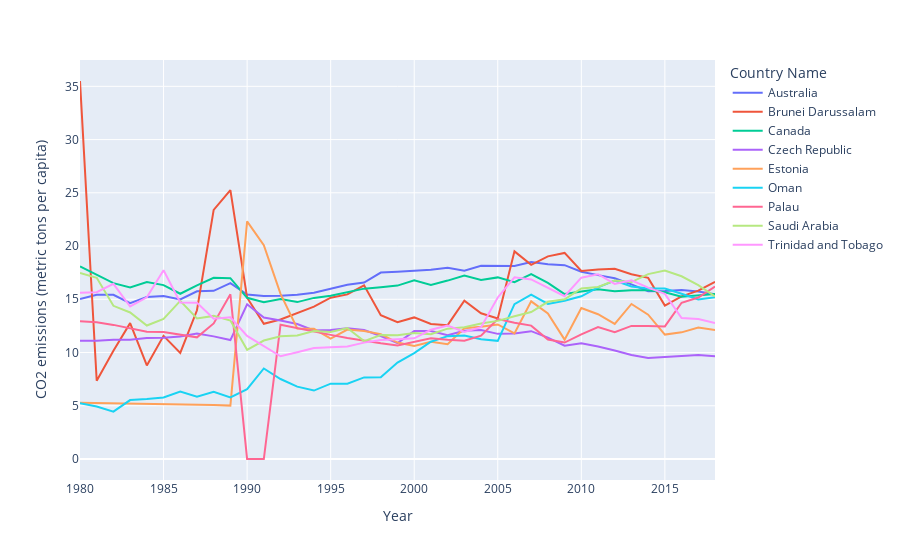

The code cell stored with this chart in its notebook:
### Code cell
fig = px.line(get_df_viz(df_worldbank_imputed, cluster_result_co2_emissions_per_capita, 5), 
              x="Year", 
              y=feat_list[0], 
              color='Country Name')
fig.show()

### Figure 1 — Plotly figure (JSON) as saved in the notebook; plotly's stock layout.template omitted (floating-point values rounded to 4 significant figures)
{"data": [{"hovertemplate": "Country Name=Australia<br>Year=%{x}<br>CO2 emissions (metric tons per capita)=%{y}<extra></extra>", "legendgroup": "Australia", "line": {"color": "#636efa", "dash": "solid"}, "marker": {"symbol": "circle"}, "mode": "lines", "name": "Australia", "orientation": "v", "showlegend": true, "type": "scatter", "x": [1980, 1981, 1982, 1983, 1984, 1985, 1986, 1987, 1988, 1989, 1990, 1991, 1992, 1993, 1994, 1995, 1996, 1997, 1998, 1999, 2000, 2001, 2002, 2003, 2004, 2005, 2006, 2007, 2008, 2009, 2010, 2011, 2012, 2013, 2014, 2015, 2016, 2017, 2018], "xaxis": "x", "y": [15.02, 15.43, 15.42, 14.64, 15.22, 15.31, 14.98, 15.75, 15.8, 16.52, 15.45, 15.32, 15.34, 15.42, 15.61, 15.99, 16.36, 16.57, 17.51, 17.6, 17.69, 17.77, 17.96, 17.69, 18.15, 18.12, 18.12, 18.5, 18.28, 18.21, 17.58, 17.27, 16.97, 16.4, 15.76, 15.79, 15.87, 15.74, 15.48], "yaxis": "y"}, {"hovertemplate": "Country Name=Brunei Darussalam<br>Year=%{x}<br>CO2 emissions (metric tons per capita)=%{y}<extra></extra>", "legendgroup": "Brunei Darussalam", "line": {"color": "#EF553B", "dash": "solid"}, "marker": {"symbol": "circle"}, "mode": "lines", "name": "Brunei Darussalam", "orientation": "v", "showlegend": true, "type": "scatter", "x": [1980, 1981, 1982, 1983, 1984, 1985, 1986, 1987, 1988, 1989, 1990, 1991, 1992, 1993, 1994, 1995, 1996, 1997, 1998, 1999, 2000, 2001, 2002, 2003, 2004, 2005, 2006, 2007, 2008, 2009, 2010, 2011, 2012, 2013, 2014, 2015, 2016, 2017, 2018], "xaxis": "x", "y": [35.5, 7.351, 10.16, 12.76, 8.79, 11.57, 9.957, 13.97, 23.39, 25.24, 15.15, 12.7, 13.11, 13.74, 14.3, 15.15, 15.46, 16.32, 13.51, 12.84, 13.3, 12.68, 12.57, 14.86, 13.69, 13.2, 19.5, 18.24, 19.03, 19.35, 17.65, 17.81, 17.87, 17.36, 17.01, 14.41, 15.27, 15.81, 16.64], "yaxis": "y"}, {"hovertemplate": "Country Name=Canada<br>Year=%{x}<br>CO2 emissions (metric tons per capita)=%{y}<extra></extra>", "legendgroup": "Canada", "line": {"color": "#00cc96", "dash": "solid"}, "marker": {"symbol": "circle"}, "mode": "lines", "name": "Canada", "orientation": "v", "showlegend": true, "type": "scatter", "x": [1980, 1981, 1982, 1983, 1984, 1985, 1986, 1987, 1988, 1989, 1990, 1991, 1992, 1993, 1994, 1995, 1996, 1997, 1998, 1999, 2000, 2001, 2002, 2003, 2004, 2005, 2006, 2007, 2008, 2009, 2010, 2011, 2012, 2013, 2014, 2015, 2016, 2017, 2018], "xaxis": "x", "y": [18.08, 17.32, 16.52, 16.11, 16.62, 16.33, 15.52, 16.31, 17.02, 16.98, 15.14, 14.73, 15.02, 14.74, 15.13, 15.34, 15.64, 16.0, 16.14, 16.29, 16.78, 16.34, 16.76, 17.23, 16.82, 17.06, 16.61, 17.37, 16.55, 15.49, 15.73, 15.95, 15.76, 15.86, 15.85, 15.65, 15.24, 15.39, 15.5], "yaxis": "y"}, {"hovertemplate": "Country Name=Czech Republic<br>Year=%{x}<br>CO2 emissions (metric tons per capita)=%{y}<extra></extra>", "legendgroup": "Czech Republic", "line": {"color": "#ab63fa", "dash": "solid"}, "marker": {"symbol": "circle"}, "mode": "lines", "name": "Czech Republic", "orientation": "v", "showlegend": true, "type": "scatter", "x": [1980, 1981, 1982, 1983, 1984, 1985, 1986, 1987, 1988, 1989, 1990, 1991, 1992, 1993, 1994, 1995, 1996, 1997, 1998, 1999, 2000, 2001, 2002, 2003, 2004, 2005, 2006, 2007, 2008, 2009, 2010, 2011, 2012, 2013, 2014, 2015, 2016, 2017, 2018], "xaxis": "x", "y": [11.11, 11.1, 11.21, 11.2, 11.37, 11.38, 11.51, 11.79, 11.52, 11.17, 14.54, 13.28, 13.0, 12.68, 12.07, 12.12, 12.29, 12.11, 11.55, 10.89, 12.01, 12.01, 11.62, 12.04, 12.11, 11.75, 11.78, 12.0, 11.39, 10.64, 10.88, 10.57, 10.2, 9.77, 9.477, 9.575, 9.735, 9.762, 9.641], "yaxis": "y"}, {"hovertemplate": "Country Name=Estonia<br>Year=%{x}<br>CO2 emissions (metric tons per capita)=%{y}<extra></extra>", "legendgroup": "Estonia", "line": {"color": "#FFA15A", "dash": "solid"}, "marker": {"symbol": "circle"}, "mode": "lines", "name": "Estonia", "orientation": "v", "showlegend": true, "type": "scatter", "x": [1980, 1981, 1982, 1983, 1984, 1985, 1986, 1987, 1988, 1989, 1990, 1991, 1992, 1993, 1994, 1995, 1996, 1997, 1998, 1999, 2000, 2001, 2002, 2003, 2004, 2005, 2006, 2007, 2008, 2009, 2010, 2011, 2012, 2013, 2014, 2015, 2016, 2017, 2018], "xaxis": "x", "y": [5.274, 5.257, 5.232, 5.204, 5.176, 5.151, 5.131, 5.108, 5.071, 5.015, 22.32, 20.09, 15.51, 12.26, 12.23, 11.3, 12.16, 12.03, 11.73, 10.93, 10.61, 11.01, 10.77, 12.28, 12.42, 12.64, 11.8, 14.81, 13.68, 11.21, 14.18, 13.6, 12.69, 14.56, 13.56, 11.68, 11.89, 12.36, 12.1], "yaxis": "y"}, {"hovertemplate": "Country Name=Oman<br>Year=%{x}<br>CO2 emissions (metric tons per capita)=%{y}<extra></extra>", "legendgroup": "Oman", "line": {"color": "#19d3f3", "dash": "solid"}, "marker": {"symbol": "circle"}, "mode": "lines", "name": "Oman", "orientation": "v", "showlegend": true, "type": "scatter", "x": [1980, 1981, 1982, 1983, 1984, 1985, 1986, 1987, 1988, 1989, 1990, 1991, 1992, 1993, 1994, 1995, 1996, 1997, 1998, 1999, 2000, 2001, 2002, 2003, 2004, 2005, 2006, 2007, 2008, 2009, 2010, 2011, 2012, 2013, 2014, 2015, 2016, 2017, 2018], "xaxis": "x", "y": [5.238, 4.93, 4.445, 5.534, 5.632, 5.78, 6.325, 5.843, 6.309, 5.781, 6.561, 8.502, 7.513, 6.795, 6.428, 7.077, 7.073, 7.663, 7.674, 9.06, 9.938, 11.02, 11.54, 11.6, 11.25, 11.1, 14.54, 15.44, 14.57, 14.86, 15.28, 16.11, 16.77, 16.2, 16.01, 16.01, 15.53, 14.98, 15.19], "yaxis": "y"}, {"hovertemplate": "Country Name=Palau<br>Year=%{x}<br>CO2 emissions (metric tons per capita)=%{y}<extra></extra>", "legendgroup": "Palau", "line": {"color": "#FF6692", "dash": "solid"}, "marker": {"symbol": "circle"}, "mode": "lines", "name": "Palau", "orientation": "v", "showlegend": true, "type": "scatter", "x": [1980, 1981, 1982, 1983, 1984, 1985, 1986, 1987, 1988, 1989, 1990, 1991, 1992, 1993, 1994, 1995, 1996, 1997, 1998, 1999, 2000, 2001, 2002, 2003, 2004, 2005, 2006, 2007, 2008, 2009, 2010, 2011, 2012, 2013, 2014, 2015, 2016, 2017, 2018], "xaxis": "x", "y": [12.95, 12.84, 12.6, 12.28, 11.95, 11.92, 11.66, 11.43, 12.73, 15.46, 0, 0, 12.61, 12.28, 11.95, 11.66, 11.36, 11.1, 10.86, 10.65, 10.99, 11.35, 11.2, 11.1, 11.58, 13.14, 12.79, 12.53, 11.23, 10.93, 11.7, 12.4, 11.91, 12.5, 12.48, 12.45, 14.67, 15.16, 16.19], "yaxis": "y"}, {"hovertemplate": "Country Name=Saudi Arabia<br>Year=%{x}<br>CO2 emissions (metric tons per capita)=%{y}<extra></extra>", "legendgroup": "Saudi Arabia", "line": {"color": "#B6E880", "dash": "solid"}, "marker": {"symbol": "circle"}, "mode": "lines", "name": "Saudi Arabia", "orientation": "v", "showlegend": true, "type": "scatter", "x": [1980, 1981, 1982, 1983, 1984, 1985, 1986, 1987, 1988, 1989, 1990, 1991, 1992, 1993, 1994, 1995, 1996, 1997, 1998, 1999, 2000, 2001, 2002, 2003, 2004, 2005, 2006, 2007, 2008, 2009, 2010, 2011, 2012, 2013, 2014, 2015, 2016, 2017, 2018], "xaxis": "x", "y": [17.48, 17.02, 14.39, 13.76, 12.54, 13.16, 14.85, 13.2, 13.44, 13.0, 10.25, 11.13, 11.53, 11.61, 12.01, 11.93, 12.3, 11.07, 11.65, 11.61, 11.82, 11.72, 12.24, 12.38, 12.72, 12.97, 13.4, 13.8, 14.76, 15.01, 16.02, 16.16, 16.76, 16.62, 17.36, 17.69, 17.16, 16.33, 15.27], "yaxis": "y"}, {"hovertemplate": "Country Name=Trinidad and Tobago<br>Year=%{x}<br>CO2 emissions (metric tons per capita)=%{y}<extra></extra>", "legendgroup": "Trinidad and Tobago", "line": {"color": "#FF97FF", "dash": "solid"}, "marker": {"symbol": "circle"}, "mode": "lines", "name": "Trinidad and Tobago", "orientation": "v", "showlegend": true, "type": "scatter", "x": [1980, 1981, 1982, 1983, 1984, 1985, 1986, 1987, 1988, 1989, 1990, 1991, 1992, 1993, 1994, 1995, 1996, 1997, 1998, 1999, 2000, 2001, 2002, 2003, 2004, 2005, 2006, 2007, 2008, 2009, 2010, 2011, 2012, 2013, 2014, 2015, 2016, 2017, 2018], "xaxis": "x", "y": [15.61, 15.66, 16.45, 14.33, 15.18, 17.74, 14.69, 14.67, 13.18, 13.31, 11.55, 10.58, 9.647, 10.03, 10.42, 10.49, 10.58, 10.93, 11.18, 11.24, 11.33, 12.13, 12.54, 11.94, 12.38, 15.17, 17.06, 16.87, 16.08, 15.28, 17.03, 17.36, 16.45, 16.79, 16.09, 15.51, 13.23, 13.14, 12.78], "yaxis": "y"}], "layout": {"legend": {"title": {"text": "Country Name"}, "tracegroupgap": 0}, "margin": {"t": 60}, "xaxis": {"anchor": "y", "domain": [0, 1], "title": {"text": "Year"}}, "yaxis": {"anchor": "x", "domain": [0, 1], "title": {"text": "CO2 emissions (metric tons per capita)"}}}}
